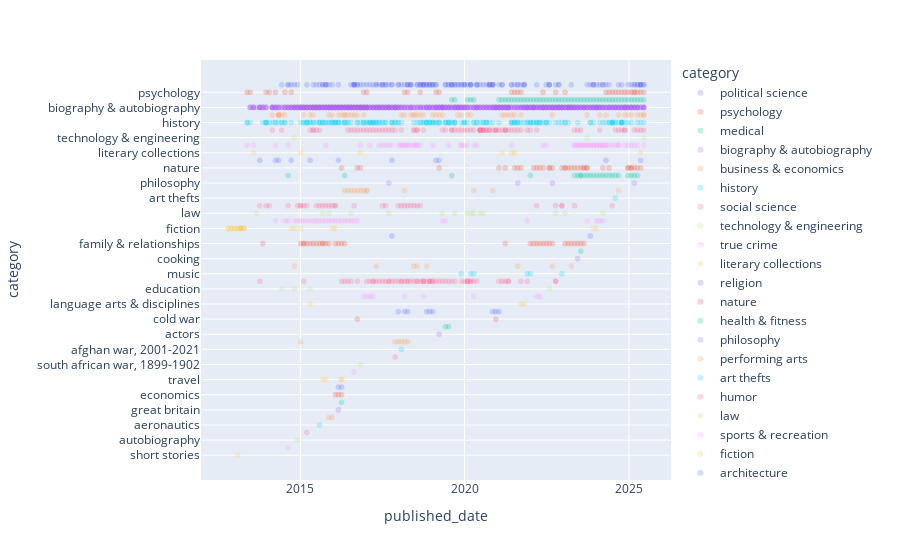

Here is the notebook cell this chart was saved with:
### Code cell
fig = px.scatter(df, x = 'published_date', y = 'category', color='category',opacity=.25, hover_data='title')
fig.show()
